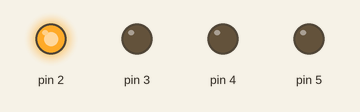
This sketch was run on a simulated Arduino Uno, built with avr-gcc and run on an emulated ATmega328P. Shown: output pins drawn as LEDs (lit = HIGH). What the sketch prints to the serial monitor is not drawn.

Above: at 0.4 s.
At 1.4 s:
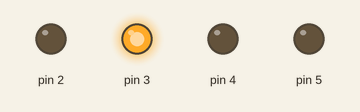
At 2.4 s:
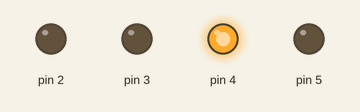
At 7.4 s:
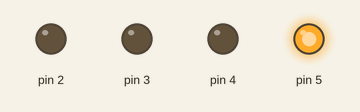
Timing chart, 0 to 9.2 s (numbered marks = the images above):
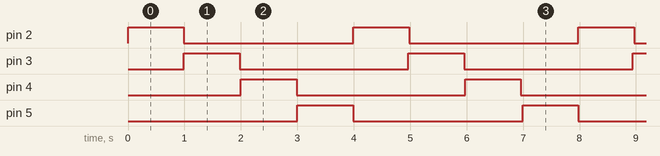

The sketch:

sketch_dec11b_basicLed.ino
```cpp
#include <Arduino_FreeRTOS.h>

void vGorev1(void *pvParameters);
void vGorev2(void *pvParameters);
void vGorev3(void *pvParameters);
void vGorev4(void *pvParameters);
bool durum = false;

void setup()
{
  // put your setup code here, to run once:
  pinMode(2, OUTPUT);
  pinMode(3, OUTPUT);
  pinMode(4, OUTPUT);
  pinMode(5, OUTPUT);

  xTaskCreate(vGorev1,
              "Gorev 1",
              100,
              NULL,
              1,
              NULL);
  xTaskCreate(vGorev2,
              "Gorev 2",
              100,
              NULL,
              2,
              NULL);
  xTaskCreate(vGorev3,
              "Gorev 3",
              100,
              NULL,
              3,
              NULL);
  xTaskCreate(vGorev4,
              "Gorev 4",
              100,
              NULL,
              4,
              NULL);
  Serial.begin(9600);
}

void loop()
{
  // put your main code here, to run repeatedly:
}

void vGorev1(void *pvParameters)
{
  (void)pvParameters;
  for (;;)
  {
    digitalWrite(2, HIGH);

    Serial.println("Görev1");
    vTaskDelay(1000 / portTICK_PERIOD_MS);

    digitalWrite(2, LOW);
    vTaskDelay(3000 / portTICK_PERIOD_MS);
  }
}

void vGorev2(void *pvParameters)
{
  (void)pvParameters;
  for (;;)
  {
    digitalWrite(3, LOW);
    vTaskDelay(1000 / portTICK_PERIOD_MS);

    digitalWrite(3, HIGH);

    Serial.println("Görev2");
    vTaskDelay(1000 / portTICK_PERIOD_MS);

    digitalWrite(3, LOW);
    vTaskDelay(2000 / portTICK_PERIOD_MS);
  }
}

void vGorev3(void *pvParameters)
{
  Serial.begin(9600);
  (void)pvParameters;
  for (;;)
  {
    digitalWrite(4, LOW);
    vTaskDelay(2000 / portTICK_PERIOD_MS);

    digitalWrite(4, HIGH);

    Serial.println("Görev3");
    vTaskDelay(1000 / portTICK_PERIOD_MS);

    digitalWrite(4, LOW);
    vTaskDelay(1000 / portTICK_PERIOD_MS);
  }
}

void vGorev4(void *pvParameters)
{
  Serial.begin(9600);
  (void)pvParameters;
  for (;;)
  {
    digitalWrite(5, LOW);
    vTaskDelay(3000 / portTICK_PERIOD_MS);

    digitalWrite(5, HIGH);

    Serial.println("Görev4");
    vTaskDelay(1000 / portTICK_PERIOD_MS);

    digitalWrite(5, LOW);
    vTaskDelay(0 / portTICK_PERIOD_MS);
  }
}
```

Measured:
- by itself, pin 2–5: alternates HIGH for 0.99 s and LOW for 3.0 s
